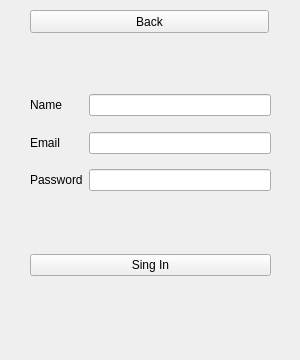
<?xml version="1.0" encoding="UTF-8"?>
<ui version="4.0">
 <class>mainWindow</class>
 <widget class="QMainWindow" name="mainWindow">
  <property name="geometry">
   <rect>
    <x>0</x>
    <y>0</y>
    <width>300</width>
    <height>360</height>
   </rect>
  </property>
  <property name="sizePolicy">
   <sizepolicy hsizetype="Fixed" vsizetype="Fixed">
    <horstretch>0</horstretch>
    <verstretch>0</verstretch>
   </sizepolicy>
  </property>
  <property name="minimumSize">
   <size>
    <width>300</width>
    <height>360</height>
   </size>
  </property>
  <property name="maximumSize">
   <size>
    <width>300</width>
    <height>360</height>
   </size>
  </property>
  <property name="windowTitle">
   <string>4Saved</string>
  </property>
  <widget class="QWidget" name="centralwidget">
   <widget class="QWidget" name="formLayoutWidget">
    <property name="geometry">
     <rect>
      <x>30</x>
      <y>60</y>
      <width>241</width>
      <height>131</height>
     </rect>
    </property>
    <layout class="QFormLayout" name="formLayout">
     <item row="1" column="0">
      <spacer name="verticalSpacer_2">
       <property name="orientation">
        <enum>Qt::Vertical</enum>
       </property>
       <property name="sizeHint" stdset="0">
        <size>
         <width>20</width>
         <height>40</height>
        </size>
       </property>
      </spacer>
     </item>
     <item row="4" column="0">
      <widget class="QLabel" name="label">
       <property name="text">
        <string>Email</string>
       </property>
      </widget>
     </item>
     <item row="4" column="1">
      <widget class="QLineEdit" name="boxEmail">
       <property name="clearButtonEnabled">
        <bool>true</bool>
       </property>
      </widget>
     </item>
     <item row="5" column="0">
      <spacer name="verticalSpacer">
       <property name="orientation">
        <enum>Qt::Vertical</enum>
       </property>
       <property name="sizeHint" stdset="0">
        <size>
         <width>15</width>
         <height>15</height>
        </size>
       </property>
      </spacer>
     </item>
     <item row="6" column="0">
      <widget class="QLabel" name="label_2">
       <property name="text">
        <string>Password</string>
       </property>
      </widget>
     </item>
     <item row="6" column="1">
      <widget class="QLineEdit" name="boxPassword">
       <property name="inputMethodHints">
        <set>Qt::ImhNone</set>
       </property>
       <property name="placeholderText">
        <string/>
       </property>
       <property name="clearButtonEnabled">
        <bool>true</bool>
       </property>
      </widget>
     </item>
     <item row="3" column="0">
      <spacer name="verticalSpacer_3">
       <property name="orientation">
        <enum>Qt::Vertical</enum>
       </property>
       <property name="sizeHint" stdset="0">
        <size>
         <width>15</width>
         <height>15</height>
        </size>
       </property>
      </spacer>
     </item>
     <item row="2" column="0">
      <widget class="QLabel" name="label_3">
       <property name="text">
        <string>Name</string>
       </property>
      </widget>
     </item>
     <item row="2" column="1">
      <widget class="QLineEdit" name="boxName"/>
     </item>
    </layout>
   </widget>
   <widget class="QWidget" name="verticalLayoutWidget">
    <property name="geometry">
     <rect>
      <x>30</x>
      <y>250</y>
      <width>241</width>
      <height>31</height>
     </rect>
    </property>
    <layout class="QVBoxLayout" name="verticalLayout_2">
     <item>
      <widget class="QPushButton" name="btCad">
       <property name="text">
        <string>Sing In</string>
       </property>
      </widget>
     </item>
    </layout>
   </widget>
   <widget class="QLabel" name="label_4">
    <property name="geometry">
     <rect>
      <x>0</x>
      <y>0</y>
      <width>301</width>
      <height>361</height>
     </rect>
    </property>
    <property name="sizePolicy">
     <sizepolicy hsizetype="Preferred" vsizetype="Expanding">
      <horstretch>0</horstretch>
      <verstretch>0</verstretch>
     </sizepolicy>
    </property>
    <property name="text">
     <string/>
    </property>
    <property name="pixmap">
     <pixmap>../img/background.png</pixmap>
    </property>
    <property name="scaledContents">
     <bool>false</bool>
    </property>
    <property name="alignment">
     <set>Qt::AlignCenter</set>
    </property>
   </widget>
   <widget class="QPushButton" name="btBack">
    <property name="geometry">
     <rect>
      <x>30</x>
      <y>10</y>
      <width>239</width>
      <height>23</height>
     </rect>
    </property>
    <property name="text">
     <string>Back</string>
    </property>
   </widget>
   <zorder>label_4</zorder>
   <zorder>formLayoutWidget</zorder>
   <zorder>verticalLayoutWidget</zorder>
   <zorder>btBack</zorder>
  </widget>
 </widget>
 <resources/>
 <connections/>
</ui>
